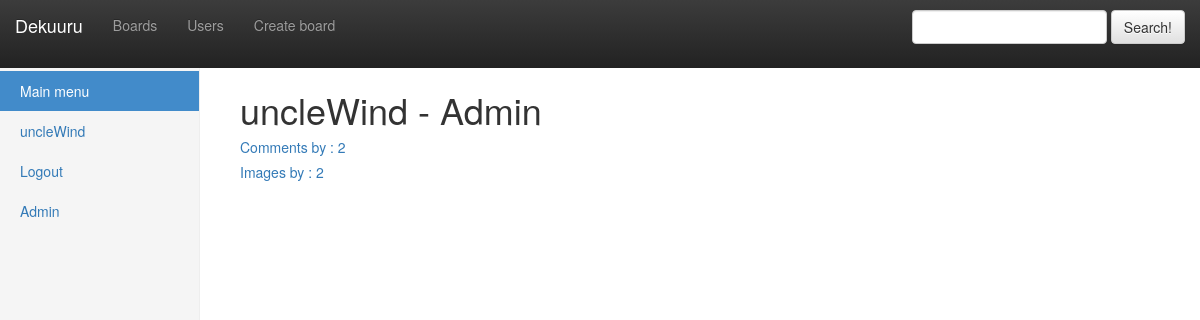
The app's page /userprofile/uncleWind/, older data.
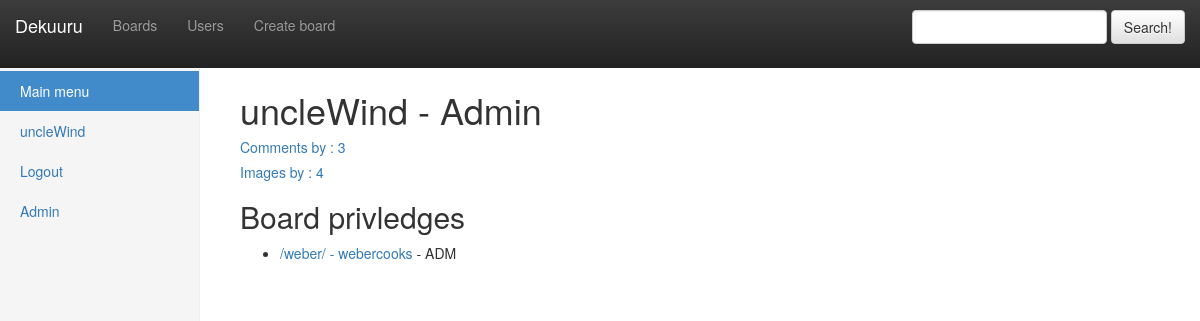
The same page, newer data.
### dekuuro/models.py (models this page shows, shortened)
class BoardUsers(models.Model):
	PRIVILEDGES = (
		('ADM', 'Admin'),
		('MOD', 'Moderator'),
		('UPL', 'Uploader'),
		('STD', 'Standard'),
	)
	board = models.ForeignKey(Board, blank=False)
	user = models.ForeignKey(User, blank=False)
	priviledge_level = models.CharField(max_length=3, choices=PRIVILEDGES, blank=False)
	class Meta:
		unique_together = ('board', 'user',)

class Board(models.Model):
	name = models.CharField(max_length=50)
	board_tag = models.CharField(max_length=15, blank=False, unique=True)
	def __unicode__(self):
		return '/%s/ - %s' % (self.board_tag, self.name)

### dekuuro/views.py (the view)
# urls.py: url(r'^userprofile/(?P<username>[a-zA-Z0-9]+)/$', 'dekuuro.views.userProfileView', name='userProfile'),
def userProfileView(Request, username):
	user = User.objects.get(username=username)
	img_count = Image.objects.filter(uploader=user).count()
	comment_count = Comment.objects.filter(poster=user).count()
	board_privs = BoardUsers.objects.filter(user=user)
	return render(Request, 'userProfile.html', { 'img_count' : img_count, 'comment_count' : comment_count , 'user' : user,
	 'board_privs' : board_privs, 'search_form' : SearchForm() })

### dekuuro/forms.py
class SearchForm(forms.Form):
	searchString = forms.CharField(label='', max_length=1000, widget=forms.TextInput(attrs={'class':'form-control'}))

### dekuuro/templates/userProfile.html (shortened to what this page needs)
{% extends "base.html" %}
{% block content %}
	<h1>{{ user.username }}{% if user.is_staff %} - Admin{% endif %}</h1>
	<div>
		<h5><a href="comments/">Comments by {{ username }}: {{ comment_count }}</a></h5>
		<h5><a href="uploads/">Images by {{ username }}: {{ img_count }}</a></h5>
	</div>
	<div>
		{% if board_privs %}
		<h2>Board privledges</h2>
		<ul>
			{% for priv in board_privs %}
				<li>
					<a href="/board/{{ priv.board.board_tag }}/">{{ priv.board }}</a> - {{ priv.priviledge_level }}
				</li>
			{% endfor %}
		</ul>
		{% endif %}
	</div>
{% endblock %}

Row changes from the older to the newer data that the page shows:
added BoardUsers: board "/weber/ - webercooks", priviledge_level "ADM"
Text that changed along with them:
{{ comment_count }}: "2" → "3"
{{ img_count }}: "2" → "4"
text now shown: "Board privledges"
